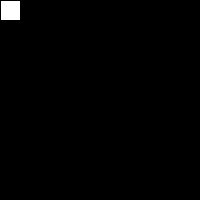
Frame 1 (no input)
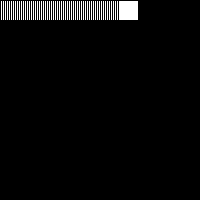
Frame 60 (the mouse pressed at the canvas centre just before this capture)
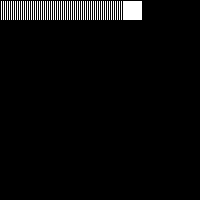
Frame 120 (the mouse held since frame 60 and released just before this capture)

The Processing sketch that drew these frames (run headless with seeded random() and noise(); from frame 60 on, the mouse is pressed at the canvas centre):

// Processing sketch: sketch_sep26i_stateVariable_mousePressed
// ── sketch_sep26i_stateVariable_mousePressed.pde
//jason stephens
//icm week3 - using a state variable in conjunction with mousePressed

int x = 0;
int y = 0;

int speed = 2;
int state = 1;

void setup(){
  size(200,200);
  background(0);
}

void draw(){
  fill(255);
  rect(x,y,20,20);
  if (state == 1){
    x=x+speed;
    if (x>180){
      x=180;
      state = 2;
    }
  }
    else if (state == 2){
      y=y+speed;
      if (y>height-20){
        y=height-20;
        state=3;
      }
    }
    else if (state==3){
      x=x-speed;
      if (x<0){
        x=0;
        state=4;
      }
    }
    else if (state==4){
      y=y-speed;
      if (y<0){
        y=0;
        state=1;
      }
    }
    if (mousePressed == true){
      speed = speed*-1;
      if ((x<0)||(x>width-20)||(y>height-20)||(y<0)){
        speed = speed*-1;
      }
    }
}
